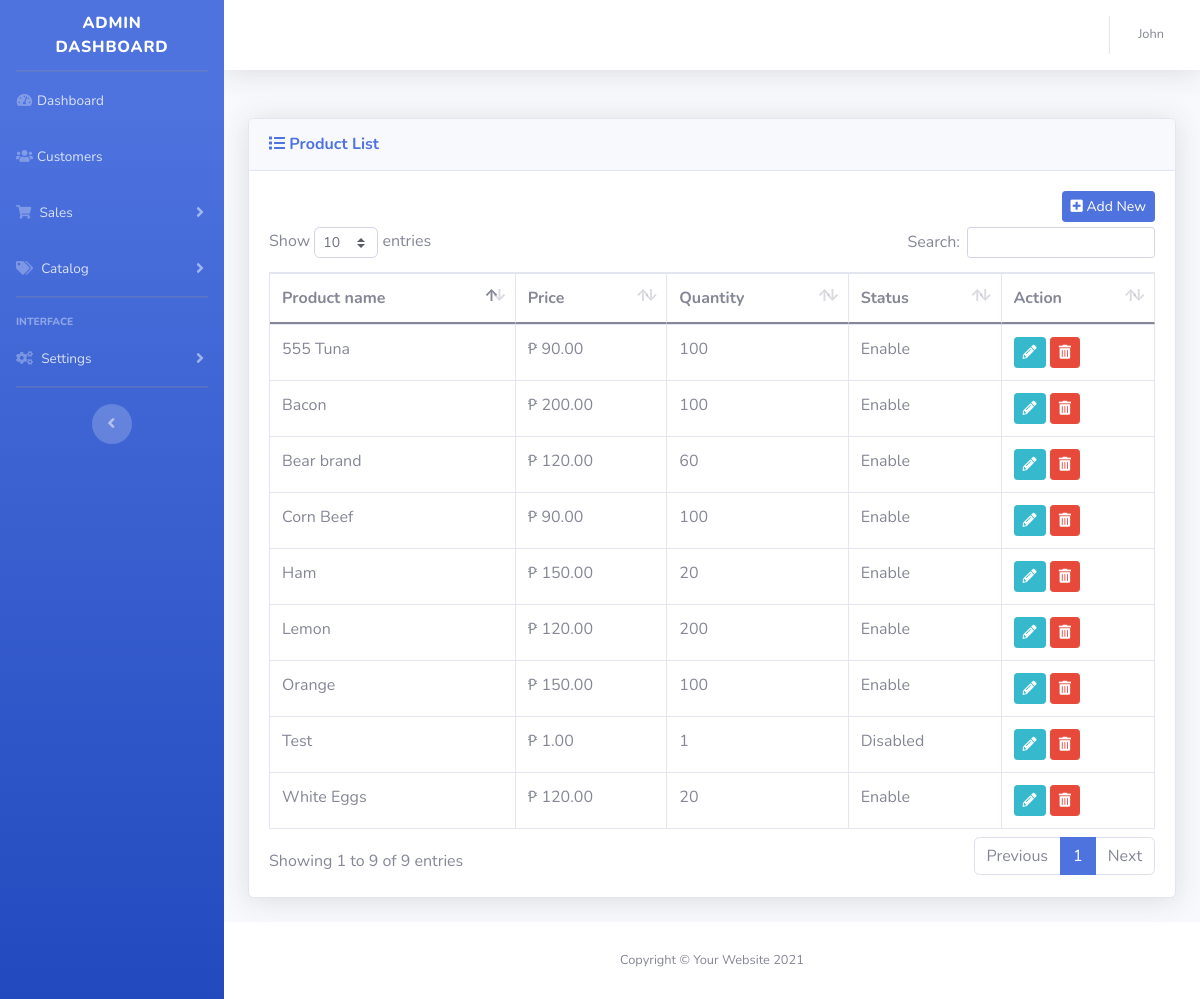
The app's page /admin/product.php (signed in) with its own data.
### tables this page shows
CREATE TABLE IF NOT EXISTS `product` (
  `product_id` int(11) NOT NULL AUTO_INCREMENT,
  `product_name` varchar(50) NOT NULL,
  `quantity` int(4) NOT NULL DEFAULT 0,
  `stock_status_id` int(11) NOT NULL,
  `image` varchar(255) NOT NULL,
  `manufacturer_id` int(11) NOT NULL,
  `price` decimal(15,4) NOT NULL,
  `product_weight` decimal(15,8) NOT NULL DEFAULT 0.00000000,
  `weight_id` int(11) NOT NULL DEFAULT 0,
  `product_status` tinyint(1) NOT NULL DEFAULT 0,
  `date_added` datetime NOT NULL,
  `date_modified` timestamp NOT NULL DEFAULT current_timestamp() ON UPDATE current_timestamp(),
  PRIMARY KEY (`product_id`) USING BTREE
);

### admin/controller/base.controller.php (the view, shortened to what this page needs)
<?php
class Base_controller extends database_connection{
	function get_product() {
		$table = "";
		$conn = $this->db_conn();
		$sql = "SELECT product.product_id, product.product_name, product.quantity, product.stock_status_id, product.manufacturer_id, product.price, product.product_weight, product.weight_id, product.product_status, product_description.product_desc, product_description.meta_title, product_description.meta_description, product_description.meta_keywords FROM product INNER JOIN product_description ON product.product_id = product_description.product_id";
		$result = mysqli_query($conn, $sql);
		$table .= '
			<div align="right" class="btn-container" style="margin-bottom:5px;">
				<button type="button" id="add_product_button" class="btn btn-sm btn-primary" onclick="add_product()"><i class="fas fa-plus-square"></i> Add New</button>
			</div>
			<table class="table table-bordered" id="dataTable" width="100%" cellspacing="0">
				<thead>
					<tr>
						<th>Product name</th>
						<th>Price</th>
						<th>Quantity</th>
						<th>Status</th>
						<th>Action</th>
					</tr>
				</thead>
				<tbody>
		';
		if ($result->num_rows > 0) {
			while($row = $result->fetch_assoc()) {
				$product_id = $row["product_id"];
				$name = $row["product_name"];
				$quantity = $row["quantity"];
				$price = $row["price"];
				if ($row["product_status"] == 1) {
					$product_status = "Enable";
				} else {
					$product_status = "Disabled";
				}
				$product_category = $this->get_product_to_category($product_id);
				$table .= '
					<tr>
						<td>'.$name.'</td>
						<td>₱ '.number_format($price, 2).'</td>
						<td>'.$quantity.'</td>
						<td>'.$product_status.'</td>
						<td>
							<button type="button" class="btn btn-sm btn-info" onclick="update_products(\'' . $product_id . '\')"><i class="fas fa-pencil-alt"></i></button>
							<button type="button" class="btn btn-sm btn-danger" onclick="delete_products(\'' . $product_id . '\',)"><i class="fas fa-trash-alt"></i></button>
						</td>
					</tr>
				';
			}
		}
		$table .='
				</tbody>
			</table>
		';
		echo $table;
	}
	function get_product_to_category($product_id) {
		$conn = $this->db_conn();
		$sql = "SELECT * FROM product_to_category WHERE product_id='$product_id'";
		$result = mysqli_query($conn, $sql);
		foreach ($result as $key => $value) {
			return $value["category_id"];
		}
	}
}
?>

### records on screen
product: product_name "Lemon", price "120.00", quantity "200", product_status "Enable"
product: product_name "Bacon", price "200.00", quantity "100", product_status "Enable"
product: product_name "Orange", price "150.00", quantity "100", product_status "Enable"
product: product_name "Bear brand", price "120.00", quantity "60", product_status "Enable"
product: product_name "White Eggs", price "120.00", quantity "20", product_status "Enable"
product: product_name "Ham", price "150.00", quantity "20", product_status "Enable"
product: product_name "555 Tuna", price "90.00", quantity "100", product_status "Enable"
product: product_name "Corn Beef", price "90.00", quantity "100", product_status "Enable"
product: product_name "Test", price "1.00", quantity "1", product_status "Disabled"

### other values on screen
$firstname "John"
